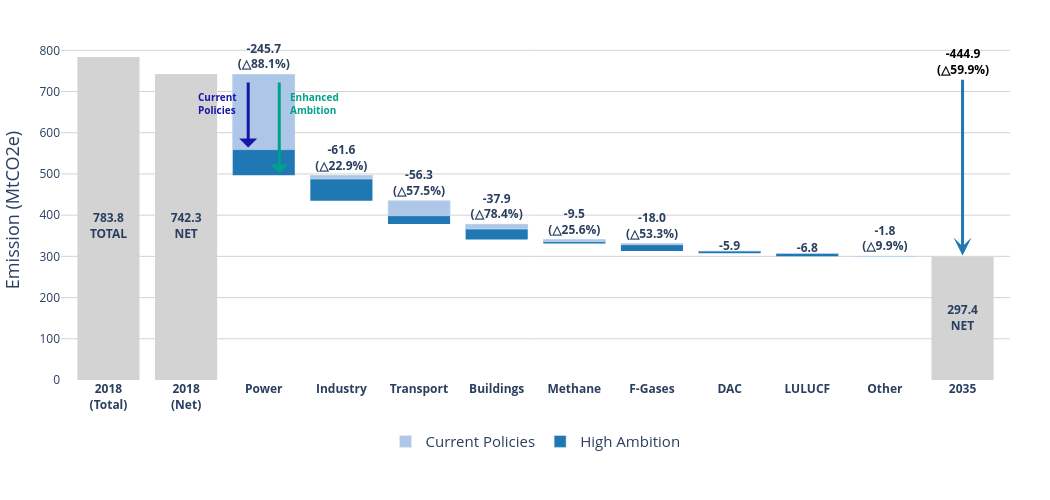

Notebook code cell kept with this figure:
### Code cell
data = pd.DataFrame({
    "category": [
        "2018 (TOTAL)", "2018 (NET)",
        "Power", "Industry", "Transport", "Buildings", "Methane", "F-Gases", "DAC", "LULUCF", "Other", 
        "2035"
    ],
})

fig = go.Figure()

# Start and end bars
fig.add_trace(go.Waterfall(
    name="Enhanced Ambition",
    orientation="v",
    measure=["absolute"] * 2 + ["relative"] * 9 + ["total"],
    x=data["category"],
    y=[emiss_2018_total, emiss_2018_net, power_ep, ind_ep, trn_ep, bld_ep, methane_ep, fgas_ep, dac_ep, lulucf_ep, others_ep, emiss_2035_ep],
    base=0,
    connector={"visible": False},
    decreasing={"marker": {"color": "#1f77b4"}},   # enhanced ambition
    increasing={"marker": {"color": "#FF6692"}},   # current policies
    totals={"marker": {"color": "lightgray"}},
    showlegend=False
))


# Add Current Policy overlays just for Coal categories
fig.add_trace(go.Bar(
    name="Current Policy",
    x=["Power", "Industry", "Transport", "Buildings", "Methane", "F-Gases", "DAC", "LULUCF", "Other"],
    y=[power_cp, ind_cp, trn_cp, bld_cp, methane_cp, fgas_cp, dac_cp, lulucf_cp, others_cp],  # smaller reductions
    base=[power_base, ind_base, trn_base, bld_base, methane_base, fgas_base, dac_base, lulucf_base, others_base],  # position on top of previous waterfall step
    marker_color="#AEC7E8",
    showlegend=False
))

fig.update_layout(
    width=1050,
    height=500,
    font=dict(size=12),
    plot_bgcolor='white',
    paper_bgcolor='white',
    # title="<b>Emissions Reductions from Each Sector Compared to 2018 Levels</b>",
    # title_font_size=21,
    # title_x=0.5,

)

# Add dummy scatter trace to label bar values at center
fig.add_trace(go.Scatter(
    x=["2018 (TOTAL)", "2018 (NET)", "2035"],
    y=[emiss_2018_net / 2, emiss_2018_net / 2, emiss_2035_ep / 2],
    mode="text",
    text=[f"<b>{emiss_2018_total:.1f}<br>TOTAL</b>", f"<b>{emiss_2018_net:.1f}<br>NET</b>", f"<b>{emiss_2035_ep:.1f}<br>NET</b>"],
    textposition="middle center",
    showlegend=False
))

# Add dummy scatter trace to label bar values at center
fig.add_trace(go.Scatter(
    x=["Power", "Industry", "Transport", "Buildings", "Methane", "F-Gases", "DAC", "LULUCF", 'Other'],
    #-190.5, -73.8, -28.9, -15.9, -4.5, -4.9, -3.0, -9
    y=[x+40 for x in [power_base, ind_base, trn_base, bld_base, methane_base, fgas_base]] + [y + 10 for y in [dac_base, lulucf_base]] + [others_base + 40],
    mode="text",
    text=[f"<b>{power_ep:.1f}<br>(△{rr_power:.1f}%)</b>", f"<b>{ind_ep:.1f}<br>(△{rr_ind:.1f}%)</b>", f"<b>{trn_ep:.1f}<br>(△{rr_trn:.1f}%)</b>", 
          f"<b>{bld_ep:.1f}<br>(△{rr_bld:.1f}%)</b>", f"<b>{methane_ep:.1f}<br>(△{rr_methane:.1f}%)</b>", f"<b>{fgas_ep:.1f}<br>(△{rr_fgas:.1f}%)</b>",
          f"<b>{dac_ep:.1f}</b>", f"<b>{lulucf_ep:.1f}</b>", f"<b>{others_ep:.1f}<br>(△{rr_others:.1f}%)</b>"],
    textposition="middle center",
    showlegend=False
))

fig.add_trace(go.Bar(
    x=[None], y=[None],
    name="Current Policies",
    marker=dict(color="#AEC7E8"),
    showlegend=True,
    hoverinfo="skip"
))

fig.add_trace(go.Bar(
    x=[None], y=[None],
    name="High Ambition",
    marker=dict(color="#1f77b4"),
    showlegend=True,
    hoverinfo="skip"
))


fig.update_layout(
    legend=dict(
        orientation='h',
        yanchor='bottom',
        y=-0.3,
        xanchor='center',
        x=0.5,
        bgcolor='rgba(0,0,0,0)',
        borderwidth=0,
        font=dict(size=15)
    )
)

fig.update_layout(
    yaxis=dict(
        showgrid=True,
        gridcolor='lightgrey',
        title="Emission (MtCO2e)", title_font_size=18,
        tickvals=list(range(0, 801, 100)),
    )
)

fig.add_annotation(
    x=11, y=emiss_2035_ep + 5,        # 7 is the index of "2035" in the x-category list
    ax=11, ay=emiss_2018_net + 30,
    xref="x", yref="y",
    axref="x", ayref="y",
    text=f"<b>{rd_ttl:.1f}<br>(△{rr_ttl:.1f}%)</b>",
    showarrow=True,
    arrowhead=3,
    arrowwidth=3,
    arrowsize=1,
    arrowcolor="#1f77b4",
    font=dict(size=12, color="black"),
    align="center"
)

fig.add_annotation(
    x=2 + 0.2, y=ind_base + 5,        # 7 is the index of "2035" in the x-category list
    ax=2 + 0.2, ay=emiss_2018_net,
    xref="x", yref="y",
    axref="x", ayref="y",
    # text="<b>Enhanced<br>Ambition</b>",
    showarrow=True,
    arrowhead=1,
    arrowwidth=3,
    arrowsize=1,
    arrowcolor="#00A08B",
    font=dict(size=10, color="#00A08B"),
    align="center"
)

fig.add_annotation(
    x=2 -0.2, y=emiss_2018_net + power_cp + 5,        # 7 is the index of "2035" in the x-category list
    ax=2 - 0.2, ay=emiss_2018_net,
    xref="x", yref="y",
    axref="x", ayref="y",
    # text="<b>CoalOut</b>",
    showarrow=True,
    arrowhead=1,
    arrowwidth=3,
    arrowsize=1,
    arrowcolor="#1616A7",
    font=dict(size=10, color="#1616A7"),
    align="center"
)


fig.update_layout(
    xaxis=dict(
        tickvals=list(range(len(data['category']))),
        ticktext=[f"<b>{cat}</b>" for cat in data['category']],
        # tickfont=dict(size=15)
    )
)

fig.add_annotation(
    text="<b>Current<br>Policies</b>",
    # xref="paper", yref="paper",
    x=2-0.6, y=670,
    showarrow=False,
    font=dict(size=10, color="#1616A7"),
    align="left"
)

fig.add_annotation(
    text="<b>Enhanced<br>Ambition</b>",
    # xref="paper", yref="paper",
    x=2+0.65, y=670,
    showarrow=False,
    font=dict(size=10, color="#00A08B"),
    align="left"
)

# fig.update_layout(
#     legend=dict(
#         orientation='h',
#         yanchor='bottom',
#         y=-0.35,  # move legend lower (more negative = lower)
#         xanchor='center',
#         x=0.5,
#         bgcolor='rgba(0,0,0,0)',
#         borderwidth=0,
#         font=dict(size=15)
#     )
# )

fig.update_layout(
    margin=dict(l=40, r=40, t=40, b=120),  # increased bottom margin
    legend=dict(
        orientation='h',
        yanchor='bottom',
        y=-0.23,  # move legend up a bit so it's visible
        xanchor='center',
        x=0.5,
        bgcolor='rgba(0,0,0,0)',
        borderwidth=0,
        font=dict(size=15)
    )
)

# DAC explanatory note below legend
# fig.add_annotation(
#     text="*DAC (Direct Air Capture) represents negative emissions from atmospheric CO₂ removal.",
#     xref="paper", yref="paper",
#     x=0, y=-0.3,  # just below legend
#     showarrow=False,
#     font=dict(size=11, color="black"),
#     align="left"
# )

# fig.add_annotation(
#     text="**Other includes residual emissions from sectors not covered under CH4 or F-gases, such as agriculture, waste, and fugitive emissions.",
#     xref="paper", yref="paper",
#     x=0, y=-0.35,  # just below legend
#     showarrow=False,
#     font=dict(size=11, color="black"),
#     align="left"
# )

fig.update_layout(
    xaxis=dict(
        tickvals=list(range(len(data['category']))),
        ticktext=[
            "<b>2018<br>(Total)</b>",
            "<b>2018<br>(Net)</b>",
            "<b>Power</b>", "<b>Industry</b>", "<b>Transport</b>",
            "<b>Buildings</b>", "<b>Methane</b>", "<b>F-Gases</b>",
            "<b>DAC</b>", "<b>LULUCF</b>", "<b>Other</b>",
            "<b>2035</b>"
        ],
        tickangle=0,
        tickfont=dict(size=12)
    )
)

# pio.write_image(fig, "./fig/emiss_by_sec.png", width=1050, height=500, scale=2)
pio.write_image(fig, "./fig/emiss_by_sec.jpg", width=1050, height=500, scale=3)
pio.write_image(fig, "./fig/emiss_by_sec.svg", width=1050, height=500, scale=3)
fig

### Figure 1 — Plotly figure (JSON) as saved in the notebook; plotly's stock layout.template omitted (floating-point values rounded to 4 significant figures)
{"data": [{"base": 0, "connector": {"visible": false}, "decreasing": {"marker": {"color": "#1f77b4"}}, "increasing": {"marker": {"color": "#FF6692"}}, "measure": ["absolute", "absolute", "relative", "relative", "relative", "relative", "relative", "relative", "relative", "relative", "relative", "total"], "name": "Enhanced Ambition", "orientation": "v", "showlegend": false, "totals": {"marker": {"color": "lightgray"}}, "type": "waterfall", "x": ["2018 (TOTAL)", "2018 (NET)", "Power", "Industry", "Transport", "Buildings", "Methane", "F-Gases", "DAC", "LULUCF", "Other", "2035"], "y": [783.8, 742.3, -245.7, -61.57, -56.33, -37.9, -9.502, -18.02, -5.916, -6.8, -1.833, 297.4]}, {"base": [742.3, 496.6, 435.0, 378.7, 340.8, 331.3, 313.3, 307.3, 300.5], "marker": {"color": "#AEC7E8"}, "name": "Current Policy", "showlegend": false, "type": "bar", "x": ["Power", "Industry", "Transport", "Buildings", "Methane", "F-Gases", "DAC", "LULUCF", "Other"], "y": [-183.3, -9.116, -36.4, -12.52, -5.039, -2.952, 0, 0, -1.833]}, {"mode": "text", "showlegend": false, "text": ["<b>783.8<br>TOTAL</b>", "<b>742.3<br>NET</b>", "<b>297.4<br>NET</b>"], "textposition": "middle center", "type": "scatter", "x": ["2018 (TOTAL)", "2018 (NET)", "2035"], "y": [371.1, 371.1, 148.7]}, {"mode": "text", "showlegend": false, "text": ["<b>-245.7<br>(△88.1%)</b>", "<b>-61.6<br>(△22.9%)</b>", "<b>-56.3<br>(△57.5%)</b>", "<b>-37.9<br>(△78.4%)</b>", "<b>-9.5<br>(△25.6%)</b>", "<b>-18.0<br>(△53.3%)</b>", "<b>-5.9</b>", "<b>-6.8</b>", "<b>-1.8<br>(△9.9%)</b>"], "textposition": "middle center", "type": "scatter", "x": ["Power", "Industry", "Transport", "Buildings", "Methane", "F-Gases", "DAC", "LULUCF", "Other"], "y": [782.3, 536.6, 475.0, 418.7, 380.8, 371.3, 323.3, 317.3, 340.5]}, {"hoverinfo": "skip", "marker": {"color": "#AEC7E8"}, "name": "Current Policies", "showlegend": true, "type": "bar", "x": [null], "y": [null]}, {"hoverinfo": "skip", "marker": {"color": "#1f77b4"}, "name": "High Ambition", "showlegend": true, "type": "bar", "x": [null], "y": [null]}], "layout": {"annotations": [{"align": "center", "arrowcolor": "#1f77b4", "arrowhead": 3, "arrowsize": 1, "arrowwidth": 3, "ax": 11, "axref": "x", "ay": 772.3, "ayref": "y", "font": {"color": "black", "size": 12}, "showarrow": true, "text": "<b>-444.9<br>(△59.9%)</b>", "x": 11, "xref": "x", "y": 302.4, "yref": "y"}, {"align": "center", "arrowcolor": "#00A08B", "arrowhead": 1, "arrowsize": 1, "arrowwidth": 3, "ax": 2.2, "axref": "x", "ay": 742.3, "ayref": "y", "font": {"color": "#00A08B", "size": 10}, "showarrow": true, "x": 2.2, "xref": "x", "y": 501.6, "yref": "y"}, {"align": "center", "arrowcolor": "#1616A7", "arrowhead": 1, "arrowsize": 1, "arrowwidth": 3, "ax": 1.8, "axref": "x", "ay": 742.3, "ayref": "y", "font": {"color": "#1616A7", "size": 10}, "showarrow": true, "x": 1.8, "xref": "x", "y": 564.0, "yref": "y"}, {"align": "left", "font": {"color": "#1616A7", "size": 10}, "showarrow": false, "text": "<b>Current<br>Policies</b>", "x": 1.4, "y": 670}, {"align": "left", "font": {"color": "#00A08B", "size": 10}, "showarrow": false, "text": "<b>Enhanced<br>Ambition</b>", "x": 2.65, "y": 670}], "font": {"size": 12}, "height": 500, "legend": {"bgcolor": "rgba(0,0,0,0)", "borderwidth": 0, "font": {"size": 15}, "orientation": "h", "x": 0.5, "xanchor": "center", "y": -0.23, "yanchor": "bottom"}, "margin": {"b": 120, "l": 40, "r": 40, "t": 40}, "paper_bgcolor": "white", "plot_bgcolor": "white", "width": 1050, "xaxis": {"tickangle": 0, "tickfont": {"size": 12}, "ticktext": ["<b>2018<br>(Total)</b>", "<b>2018<br>(Net)</b>", "<b>Power</b>", "<b>Industry</b>", "<b>Transport</b>", "<b>Buildings</b>", "<b>Methane</b>", "<b>F-Gases</b>", "<b>DAC</b>", "<b>LULUCF</b>", "<b>Other</b>", "<b>2035</b>"], "tickvals": [0, 1, 2, 3, 4, 5, 6, 7, 8, 9, 10, 11]}, "yaxis": {"gridcolor": "lightgrey", "showgrid": true, "tickvals": [0, 100, 200, 300, 400, 500, 600, 700, 800], "title": {"font": {"size": 18}, "text": "Emission (MtCO2e)"}}}}
